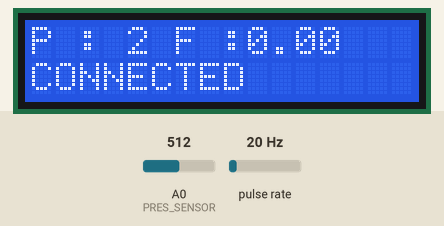
Bench run of a sketch on a simulated ESP8266 (NodeMCU). On the bench: 16×2 character LCD. Wiring (inferred from the names in the program): pulse sensor: data GPIO 2. The inputs (shaded band) are chosen by the test bench; at power-on: A0 (PRES_SENSOR) = 512, pulse rate 20 Hz. WiFi joins after 1.5 s; servers stay silent unless stated; random numbers use the default seed unless the sketch sets one; what the sketch prints to the serial monitor is not drawn.

Above: at 3.0 s.
3.1 s: A0 (PRES_SENSOR) set to 120
5.0 s: A0 (PRES_SENSOR) set to 103
At 5.4 s:
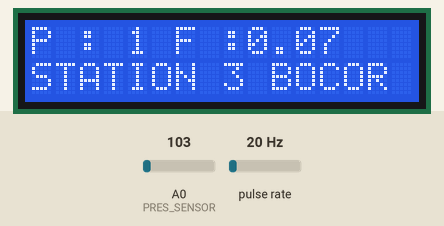
8.2 s: pulse rate (sensor on GPIO 2) set to 4 Hz
At 10.3 s:
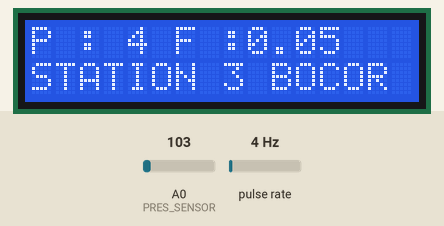
11.3 s: pulse rate (sensor on GPIO 2) set to 50 Hz
At 13.6 s:
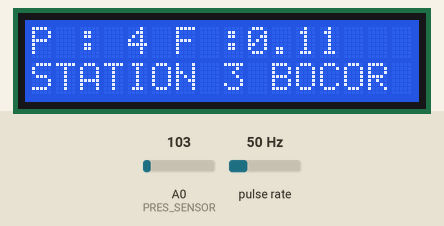
14.5 s: pulse rate (sensor on GPIO 2) set to 100 Hz
At 17.5 s:
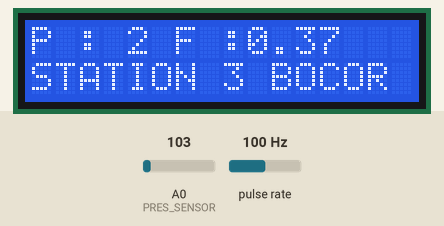
17.7 s: A0 (PRES_SENSOR) set to 122
At 21.4 s:
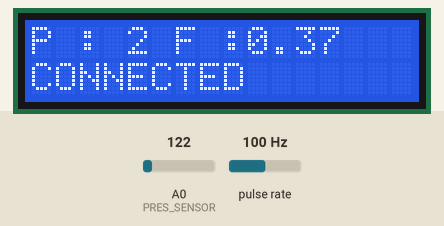
Timing chart, 0 to 21.7 s (numbered marks = the images above; inputs shaded):
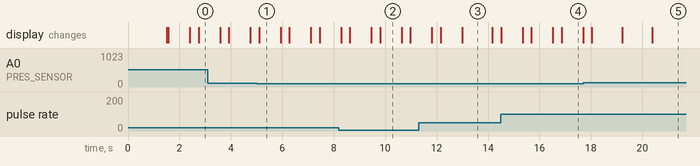

Measured:
- the behaviour switches between 115 and 114 on A0 (PRES_SENSOR) (found by bisection; images 0 and 1)
- what the display in image 1 shows lasts 0.8 s, from 5.1 s to 5.9 s
- what the display in image 3 shows lasts 1.2 s, from 13.0 s to 14.2 s

The sketch:

station_3.ino
```cpp
#include <ESP8266WiFi.h>
#include <Wire.h>
#include <FirebaseESP8266.h>
#include <LiquidCrystal_I2C.h>
#define FIREBASE_HOST "https://multistation-b11e1-default-rtdb.firebaseio.com/" //FIREBASE HOST
#define FIREBASE_AUTH "zz2NwUkFNICewKZhhBxs3bHQU233NMjh8f0sNDqS" //FIREBASE AUTH
#define WIFI_SSID "BUSTAMI"
#define WIFI_PASSWORD "INDONESIA"
#define FLOW_SENSOR  2 //FLOW
#define PRES_SENSOR  A0

const float  OffSet = 0.483 ;
float V, P;

FirebaseData Labview;

int lcdColumns = 16;
int lcdRows = 2;
LiquidCrystal_I2C lcd(0x27, lcdColumns, lcdRows);

long currentMillis = 0;
long previousMillis = 0;
int interval = 1000;
float calibrationFactor = 4.5;
volatile byte pulseCount;
byte pulse1Sec = 0;
float flowRate;
unsigned long flowMilliLitres;
unsigned int totalMilliLitres;
float flowLitres;
float totalLitres;

void IRAM_ATTR pulseCounter()
{
  pulseCount++;
}

void setup() {
  Serial.begin(115200);
  WiFi.begin(WIFI_SSID,WIFI_PASSWORD);
  Serial.print("Connecting");
  while(WiFi.status() != WL_CONNECTED){
    Serial.print(".");
    delay(500);
  }
  Serial.println();
  Serial.print("Connencted");
  Serial.println(WiFi.localIP());

  pinMode(FLOW_SENSOR, INPUT_PULLUP);
  pulseCount = 0;
  flowRate = 0.0;
  flowMilliLitres = 0;
  totalMilliLitres = 0;
  previousMillis = 0;

  lcd.init();
  lcd.backlight();

  Firebase.begin(FIREBASE_HOST, FIREBASE_AUTH);
  Firebase.reconnectWiFi(true);
  attachInterrupt(digitalPinToInterrupt(FLOW_SENSOR), pulseCounter, FALLING);
}

void loop() {
  currentMillis = millis();
  if (currentMillis - previousMillis >= interval)
  {
    pulse1Sec = pulseCount;
    pulseCount = 0;
    flowRate = ((1000.0 / (millis() - previousMillis)) * pulse1Sec) / calibrationFactor;
    previousMillis = millis();
    flowMilliLitres = (flowRate / 60) * 1000;
    flowLitres = (flowRate / 60);
    Serial.print("FLOW RATE :");
    Serial.print(flowRate);
    delay(500);
    // Add the millilitres passed in this second to the cumulative total
    totalMilliLitres += flowMilliLitres;
    totalLitres += flowLitres;
  }

  int pressure = random(1,5);
  Firebase.setFloat(Labview,"Station_3/Flow",flowLitres);
  Firebase.setFloat(Labview,"Station_3/Pressure",random(1,5)); // isi P

  lcd.setCursor(0,0);
  lcd.print("P :");
  lcd.setCursor(4,0);
  lcd.print(pressure); // isi P
  lcd.setCursor(6,0);
  lcd.print("F :");
  lcd.setCursor(9,0);
  lcd.print(flowLitres);

  if(WiFi.status() == WL_CONNECTED){
    lcd.setCursor(0,1);
    lcd.print("CONNECTED");
  }
  else{
    lcd.setCursor(0,1);
    lcd.print("NOT CONNECTED");
  }

  V = analogRead(PRES_SENSOR) * 5.00 / 1024;
  P = (V - OffSet) * 400;

    if(P < 30.5){
      lcd.setCursor(0,1);
      lcd.print("STATION 3 BOCOR ");
    }else {
      lcd.setCursor(0,1);
      lcd.print("CONNECTED       ");
    }

}
```
